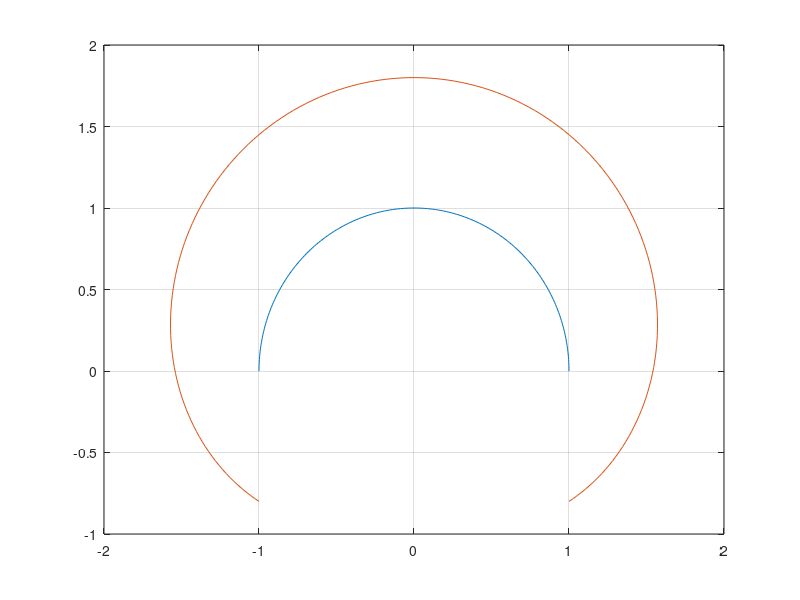

MATLAB code to generate this figure:
%% Aritmeticke operatory

% aritmetické operace vracejí numerickou hodnotu
% smaz command window
clc;

% uvolni pamet ve workspace
clear;

a = 5;
b = 3;

% prirazeni do nedefinovane promene bez potlaceni vystupu
% a + b

% prirazeni do nedefinovane promene s potlacenim vystupu
% a - b;

% prikaz pro umocneni
% a ^ 0.5

% volani funkce sqrt() pro odmocneni na druhou 
sqrt(a)

% a * b
%
% Matrix left division
% a \ b
% 
% Matrix right division
% a / b
% 
% Matrix left = Matrix right division
% a \ b
% b / a

%% Logicke operatory

% logicka 0 = kdyz neplati
% logicka 1 = kdyz plati

% a == b
% a > b

% nerovna se a, b?
% a ~= b

% vygeneruj vektor od 1 do 6
p = 1:6
% jake prvky jsou vetsi jak 3?
% p > 3

% jaky prvek se rovna 5?
% p == 5 

%% Funkce linspace

% v1 = 1:5;
% linspace
v1 = linspace(0,4,5);
v2 = linspace(4,0,5);

% podle dokumentace defaultne vygeneruje 100 prvku
% y = linspace(0,4)

%% Matice

% vytvoreni matice 3x3
M = [1, 2, 3 ; 4, 5, 6; 7, 8, 9];

% pristup k prvkum z matice M
a11 = M(1,1);
a23 = M(2,3);

% pristup k radkum / sloupcum
r3 = M(3,:);
s2 = M(:,2);

% rozmezi
s23 = M(:, 2:3);

% vybirame dane sloupce 
s13 = M(:, [1,3]);

% matice vygenerovana pomoci generovani vektoru
M1 = [1:4;5:8]; 
M2 = [linspace(1,4,4); linspace(5,8,4)];

% vymazani sloupce 1
% M1(:,1) = [];

% prepsani prvku v prvnim sloupci matice na 0 
M1(:,1) = 0;

M_big = [M1;M1;M1];

% vypis do command window matici M
M

% nejpreve odecti prvky matice M - 5 a pak vytvor
% matici s puvodni matici M rozsirenou o nove modifikovanou
% matici M-5 ve sloupcich
% pridat jako radky: M = [M; M-5]
M = [M M-5]

% 5 - minutovy ukol
M = [1,2,3;4,5,6;7,8,9];
% Ukol: Rozsirte matici M o matici M ve sloupcich a vymazte prvni 3
% sloupce.
% Reseni:
M = [M M];
M(:,1:3) = [];

%% Funkce zeros, ones, eye ...

% funkce pro generovani matice 0
% Z = zeros(3);
% Z = zeros(5);
Z = zeros(4,5);

% funkce pro generovani matice 1
% stejny pristup jako u zeros
O = ones(3);

% funkce pro generovani jednotkove matice
% stejny pristup jako u zeros 
E = eye(3);

% funkce pro generovani jednotkove matice
% stejny pristup jako u zeros 
% round(R) = zaokrouhleni
R = rand(2,5);

% existuje i funkce pro vytvoreni matice diag
v = [1,2,3];
D = diag(v);

%% Priklad Numero 1

clc;
clear;

% amplituda
A1 = 1;
% frekvence
f1 = 1;
% pocatecni faze
phi1 = 0;

A2 = 2;
f2 = 2;
phi2 = -pi/2;

% s vyhodou pouziji funkci s 2 vstupnimi parametry, jelikoz defaultne
% generuje 100 prvku
t = linspace(0,1);

% ! pozor na t !
y1 = A1 * sin(2 * pi * f1 * t + phi1);
y2 = A2 * cos(2 * pi * f2 * t + phi2);

% alternativa = plot(t, y1, t, y2);
plot(t, [y1; y2]);

% mrizka on
grid on;

% nadpis 
title('gon. fce');

% popis x-ove osy
xlabel('t[s]');

% popis y-ove osy
ylabel('sin(t),cos(t)');


%% P. Numero 2

clc;
clear;

% delka ramen
L1 = 1;
L2 = 0.8;

% ! POZOR !
% Prevod na radiany = pi / 180 neboli take lze pouzit 2 * pi / 360
alfa1 = (0:180) * pi / 180;
alfa2 = (-90:90) * pi / 180;

% Pro vypocet dopredne kinematiky pouzivame zakladni trigonometrii
% trajektorie spojovaciho kloubu joint1
x1 = L1 * cos(alfa1);
y1 = L1 * sin(alfa1);
plot(x1,y1);
grid on;

% podrzime prvni graf, jelikoz chceme pridat jeste trajektorii
% end-effectoru
hold on;

x2 = L1 * cos(alfa1) + L2 * cos(alfa1 + alfa2);
y2 = L1 * sin(alfa1) + L2 * sin(alfa1 + alfa2);

% trajektorie end-effectoru
plot(x2,y2);
